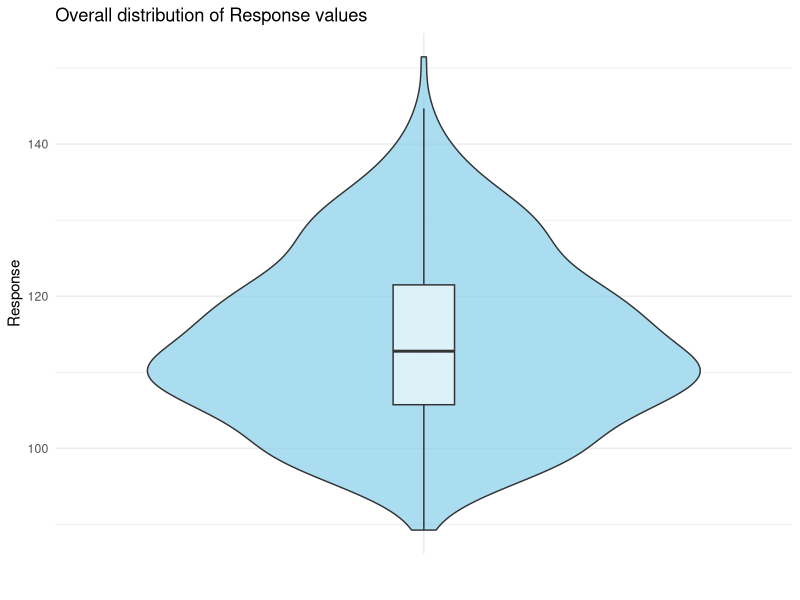
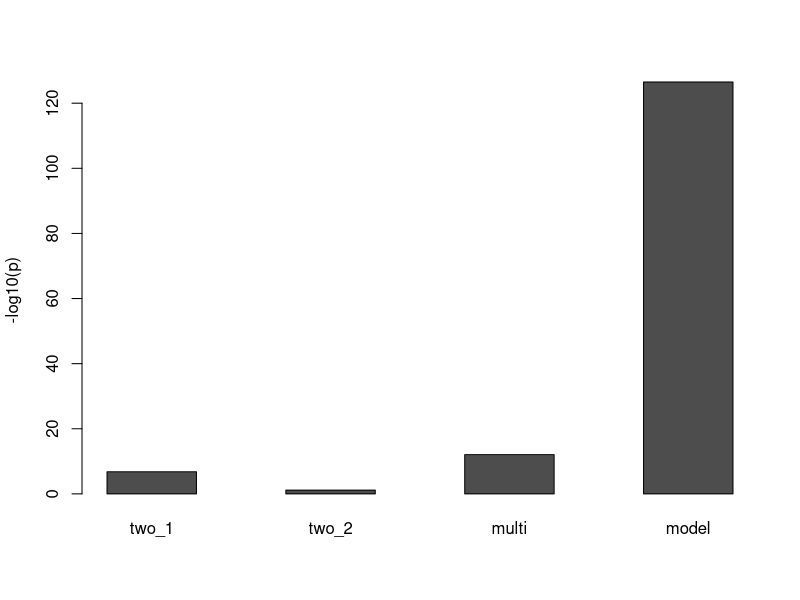
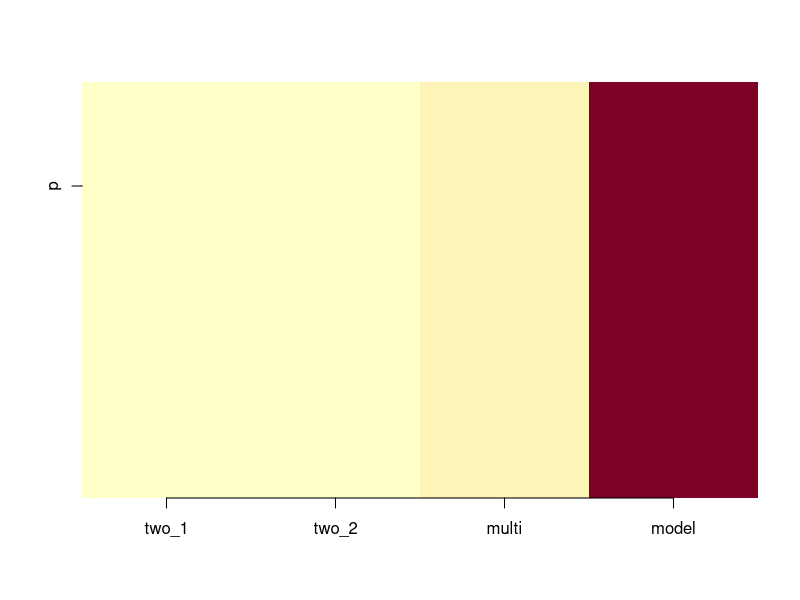
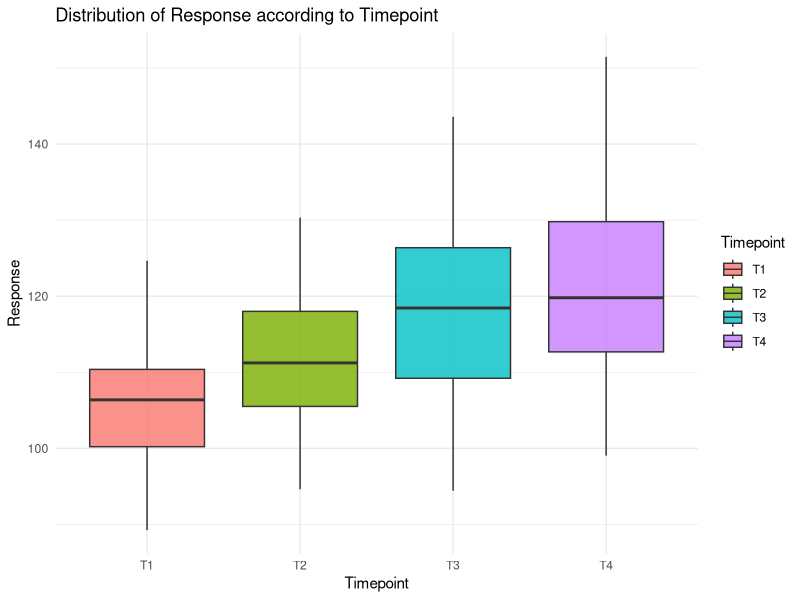
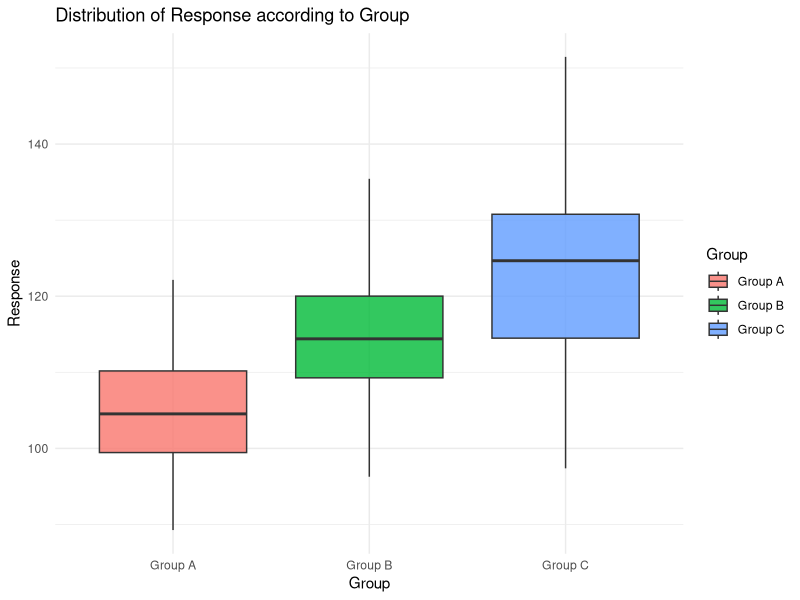
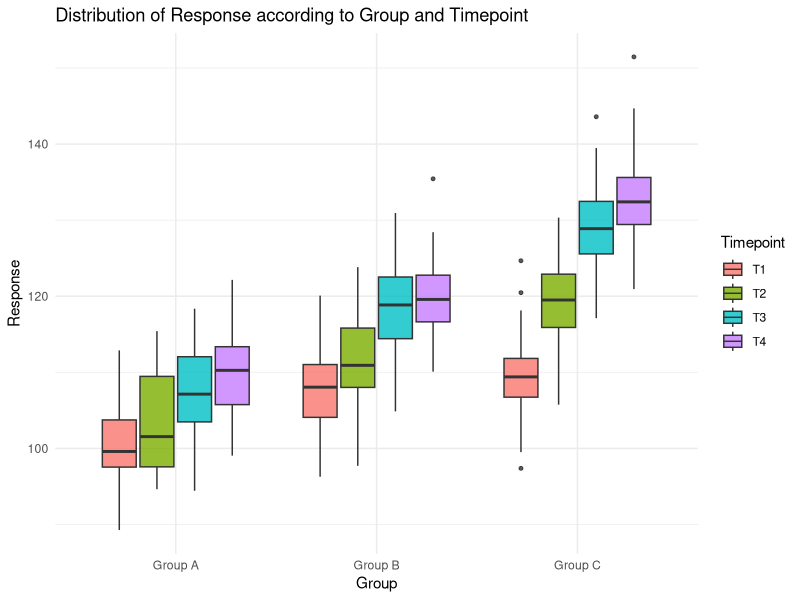
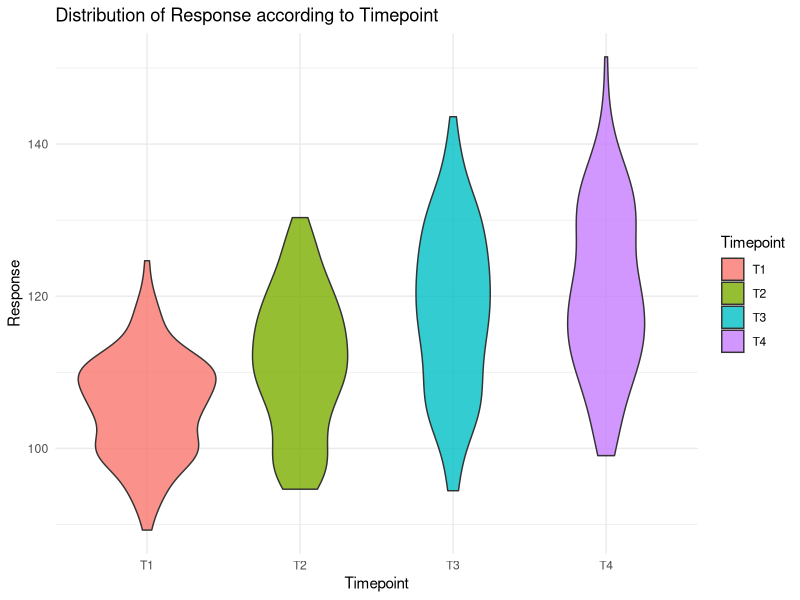
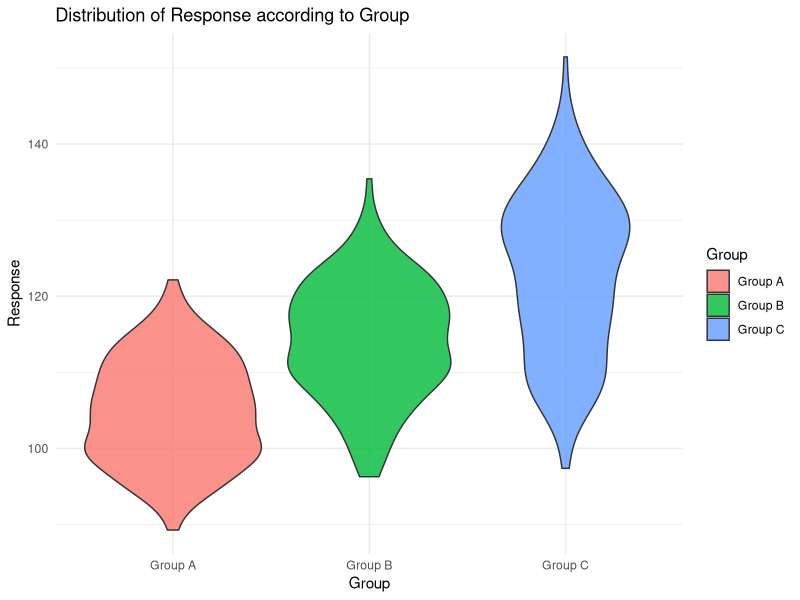

Write the R code that produced these figures, in order.
library(ggplot2)
library(readxl)
library(dplyr)
library(car)

Data <- read_excel("Biostatistics 5A 1st Case Study dataset.xlsx",sheet = "Data")
Summary <- read_excel("Biostatistics 5A 1st Case Study dataset.xlsx",sheet = "Summary")
Info <- read_excel("Biostatistics 5A 1st Case Study dataset.xlsx",sheet = "Info")
Codebook <- read_excel("Biostatistics 5A 1st Case Study dataset.xlsx",sheet = "Codebook")

#---------------------------------------------------------------------------------------
# this code was built with the help of the entire group using a github repository and 
# github desktop.
# The git repository is available at : https://github.com/paullebric/Biostat---Case-study-1
#---------------------------------------------------------------------------------------



#=======================================================================================

#I)DATA IMPORTATION
#=======================================================================================
All_Data <- list(
  Data = Data,
  Summary = Summary,
  Info = Info,
  Codebook = Codebook
)
#=======================================================================================
#II) DATA EXPLORATION
#=======================================================================================
lapply(All_Data,head)
lapply(All_Data,dim)
lapply(All_Data, function(x){str(x); head(x)})
lapply(All_Data,str)
n_all <- nrow(Data)
n_na <- sum(is.na(Data$Response))
tab <- with(Data, table(Group, Timepoint))
desc1 <- tapply(Data$Response, Data$Group, function(x) c(n=length(x),
                                                         mean=mean(x,na.rm=TRUE), sd=sd(x,na.rm=TRUE)))
desc2 <- tapply(Data$Response, list(Data$Timepoint, Data$Group), function(x) c(n=length(x),
                                                                               mean=mean(x,na.rm=TRUE), sd=sd(x,na.rm=TRUE)))
n_all; n_na; tab; desc1; desc2

ggplot(Data, aes(x = "", y = Response)) +
  geom_violin(fill = "skyblue", color = "gray20", alpha = 0.7) +
  geom_boxplot(width = 0.1, fill = "white", outlier.shape = NA, alpha = 0.6) +
  theme_minimal() +
  labs(
    title = "Overall distribution of Response values",
    x = "",
    y = "Response"
  )
#=======================================================================================
#III) ASSUMPTION CHECK / CLT
#=======================================================================================
spec0 <- aov(Response ~ Group * Timepoint, data = Data)
check_1 <- shapiro.test(residuals(spec0))
check_2 <- leveneTest(Response ~ interaction(Group, Timepoint), data = Data)

spec0; check_1; check_2

#=======================================================================================
#IV) TWO-LEVEL COMPARISONS (at least two)
#=======================================================================================
test_1 <- t.test(Response ~ Timepoint, data = subset(Data, Timepoint %in% c("T1", "T2")))                                                     
test_2 <- t.test(Response ~ Timepoint, data = subset(Data, Timepoint %in% c("T3", "T4"))) 
test_1; test_2
#here it's useless but hey we have to do it we compare T1 and T2 then T3 and T4
#=======================================================================================
#V)MULTI-LEVEL COMPARISONS
#=======================================================================================

test_multi <- aov(Response ~ Group * Timepoint, data = Data)
test_multi
summary(test_multi)

# we see that there is a highly significant effect of the group on the response, but
# also of the timepoint on the response, and also of the timepoint*group interaction on the response.
#=======================================================================================
#VI)REGRESSION MODEL
#=======================================================================================
model <- lm(Response ~ Group * Timepoint, data = Data)
model_out <- summary(model)
model; model_out


# Here we look at the difference between the timepoint groups and the timepoint groups compared to
# group A Timepoint 1.
# In summary, we see that groups B and C have a coefficient of +7 and +9 compared to group A T1
#=======================================================================================
#VII) POST-HOC ANALYSIS
#=======================================================================================
posthoc <- TukeyHSD(test_multi)
posthoc

#=======================================================================================
#VIII) P-value matrix and comparison visual
#=======================================================================================
f <- model_out$fstatistic
p_1 <- test_1$p.value
p_2 <- test_2$p.value
p_multi <- summary(test_multi)[[1]]["Group:Timepoint", "Pr(>F)"]
p_model <- pf(f[1], f[2], f[3], lower.tail = FALSE)
p_mat <- matrix(c(p_1, p_2, p_multi, p_model), nrow=1)
colnames(p_mat) <- c("two_1","two_2","multi","model")
rownames(p_mat) <- "p"
p_mat
barplot(-log10(p_mat), beside=TRUE, ylab="-log10(p)")

# Here on this graph we see the different p-values (-log10). The higher the bar, the more significant
# It is, so we see that the more advanced the test, the more significant it is.

image(t(-log10(p_mat)), axes=FALSE)
axis(1, at=seq(0,1,length.out=ncol(p_mat)), labels=colnames(p_mat))
axis(2, at=0.5, labels=rownames(p_mat))


#=======================================================================================
#VIII) BOXPLOTS
#=======================================================================================


ggplot(Data, aes(x = Timepoint, y = Response, fill = Timepoint)) +
  geom_boxplot(alpha = 0.8) +
  theme_minimal() +
  labs(
    title = "Distribution of Response according to Timepoint",
    x = "Timepoint",
    y = "Response"
  ) +
  theme_minimal()

ggplot(Data, aes(x = Group, y = Response, fill = Group)) +
  geom_boxplot(alpha = 0.8) +
  theme_minimal() +
  labs(
    title = "Distribution of Response according to Group",
    x = "Group",
    y = "Response"
  ) +
  theme_minimal()

ggplot(Data, aes(x = Group, y = Response, fill = Timepoint)) +
  geom_boxplot(alpha = 0.8, outlier.size = 1) +
  theme_minimal() +
  labs(
    title = "Distribution of Response according to Group and Timepoint",
    x = "Group",
    y = "Response"
  ) +
  theme_minimal()
#The gray points are the outlier values (outlier)


#=======================================================================================
#IX) VIOLIN PLOT
#=======================================================================================

ggplot(Data, aes(x = Timepoint, y = Response, fill = Timepoint)) +
  geom_violin(alpha = 0.8) +
  theme_minimal() +
  labs(
    title = "Distribution of Response according to Timepoint",
    x = "Timepoint",
    y = "Response"
  ) +
  theme_minimal()

ggplot(Data, aes(x = Group, y = Response, fill = Group)) +
  geom_violin(alpha = 0.8) +
  theme_minimal() +
  labs(
    title = "Distribution of Response according to Group",
    x = "Group",
    y = "Response"
  ) +
  theme_minimal()

ggplot(Data, aes(x = Group, y = Response, fill = Timepoint)) +
  geom_violin(alpha = 0.8,position = position_dodge(width = 0.8)) +
  stat_summary(aes(group = Timepoint), FUN = mean, color = "black",geom = "point", size = 2 ,position = position_dodge(width = 0.8))+
  theme_minimal() +
  labs(
    title = "Distribution of Response according to Group and Timepoint",
    x = "Group",
    y = "Response"
  ) +
  theme_minimal()


#=======================================================================================
#X) MEAN + CI
#=======================================================================================


summary_data <- Data %>%
  group_by(Group, Timepoint) %>%
  summarise(mean = mean(Response, na.rm = TRUE),
            se = sd(Response, na.rm = TRUE) / sqrt(sum(!is.na(Response))),
            .groups = "drop") %>%
  mutate(lo = mean - 1.96*se,
         hi = mean + 1.96*se)

ggplot(summary_data, aes(x = Timepoint, y = mean, color = Group, group = Group)) +
  geom_point(size = 3) +
  geom_line() +
  geom_errorbar(aes(ymin = lo, ymax = hi), width = 0.1) +
  labs(y = "Mean ± 95% CI", title = "Means and confidence intervals") +
  theme_minimal()

#=======================================================================================
#XI) MODEL VIEW
#=======================================================================================
Data_clean <- na.omit(Data)
model_view <- data.frame(
  Observed = Data_clean$Response,
  Predicted = fitted(model),
  Timepoint = Data_clean$Timepoint,
  Group = Data_clean$Group
)
#Missing data needs to be cleaned before doing this graph because for each predicted 
#response we need an observed response

ggplot(model_view, aes(x = Observed, y = Predicted)) +
  geom_point(color = "steelblue", alpha = 0.6, size = 2) +  # scatter plot
  geom_abline(intercept = 0, slope = 1,                     # diagonal y = x
              color = "red", linetype = "dashed", alpha = 0.6, linewidth = 1.2) +
  labs(
    title = "Observed values vs model predictions",
    x = "Observed values (Response)",
    y = "Predicted values (fitted)"
  )+
  theme_minimal()

#Here we look at how the model predicts the responses compared to the observed responses.
# In red there is the diagonal and as we can see the predicted and observed 
# responses follow this diagonal which means that the model is working well

# but the model only predict the mean value for each group and timepoint so all observed 
# response for one group at one timepoint is the same that is why we see lines. The model
# does not take in account interindividual variability because it cannot explain this variability.




#=======================================================================================
#XII) CONCLUSION
#=======================================================================================
# We used three approaches:
#   
# T-tests to compare two groups or timepoints,
# 
# ANOVA to test overall effects and interactions,
# 
# Linear regression to measure how each Group and Timepoint affects the Response.
# 
# All methods showed the same result:
#   ==> Response increases with time and differs between groups, with a clear interaction effect.
# 
# The Central Limit Theorem (CLT) supported using parametric tests because our sample size was large and data were roughly normal with equal variances.
# So, the regression model gave consistent and reliable results with the simpler tests.

